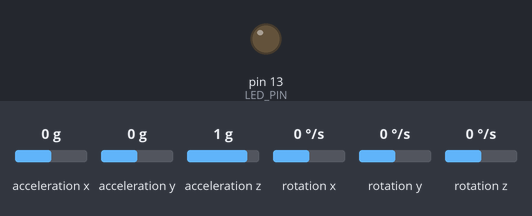
This sketch was run on a simulated Arduino Leonardo, built with avr-gcc and run on an emulated ATmega32U4. Parts: output pins drawn as LEDs (lit = HIGH). Dashed ring = blinking. The test bench sets the inputs (shaded band); at power-on: acceleration x 0 g, acceleration y 0 g, acceleration z 1 g, rotation x 0 °/s, rotation y 0 °/s, rotation z 0 °/s. What the sketch prints to the serial monitor is not drawn.

Above: at 0.1 s.
At 0.67 s:
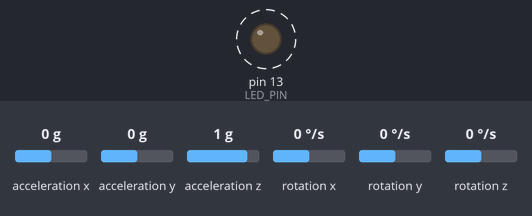
Timing chart, 0 to 3.5 s (numbered marks = the images above):
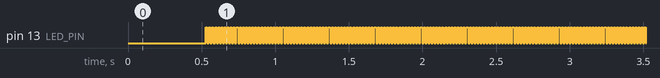

Measured:
- by itself, pin 13 (LED_PIN): alternates HIGH for 0.01 s and LOW for 0.01 s

The sketch:

MPU6050_DMP6NEU.ino
```cpp
// I2C device class (I2Cdev) demonstration Arduino sketch for MPU6050 class using DMP (MotionApps v2.0)
// 6/21/2012 by Jeff Rowberg <jeff@rowberg.net>
// Updates should (hopefully) always be available at https://github.com/jrowberg/i2cdevlib
//
// Changelog:
//      2022-01-16 - no interrupt version (for testing with quad2022 - Arduino based copter - thr)
//      2013-05-08 - added seamless Fastwire support
//                 - added note about gyro calibration
//      2012-06-21 - added note about Arduino 1.0.1 + Leonardo compatibility error
//      2012-06-20 - improved FIFO overflow handling and simplified read process
//      2012-06-19 - completely rearranged DMP initialization code and simplification
//      2012-06-13 - pull gyro and accel data from FIFO packet instead of reading directly
//      2012-06-09 - fix broken FIFO read sequence and change interrupt detection to RISING
//      2012-06-05 - add gravity-compensated initial reference frame acceleration output
//                 - add 3D math helper file to DMP6 example sketch
//                 - add Euler output and Yaw/Pitch/Roll output formats
//      2012-06-04 - remove accel offset clearing for better results (thanks Sungon Lee)
//      2012-06-01 - fixed gyro sensitivity to be 2000 deg/sec instead of 250
//      2012-05-30 - basic DMP initialization working

/* ============================================
I2Cdev device library code is placed under the MIT license
Copyright (c) 2012 Jeff Rowberg

Permission is hereby granted, free of charge, to any person obtaining a copy
of this software and associated documentation files (the "Software"), to deal
in the Software without restriction, including without limitation the rights
to use, copy, modify, merge, publish, distribute, sublicense, and/or sell
copies of the Software, and to permit persons to whom the Software is
furnished to do so, subject to the following conditions:

The above copyright notice and this permission notice shall be included in
all copies or substantial portions of the Software.

THE SOFTWARE IS PROVIDED "AS IS", WITHOUT WARRANTY OF ANY KIND, EXPRESS OR
IMPLIED, INCLUDING BUT NOT LIMITED TO THE WARRANTIES OF MERCHANTABILITY,
FITNESS FOR A PARTICULAR PURPOSE AND NONINFRINGEMENT. IN NO EVENT SHALL THE
AUTHORS OR COPYRIGHT HOLDERS BE LIABLE FOR ANY CLAIM, DAMAGES OR OTHER
LIABILITY, WHETHER IN AN ACTION OF CONTRACT, TORT OR OTHERWISE, ARISING FROM,
OUT OF OR IN CONNECTION WITH THE SOFTWARE OR THE USE OR OTHER DEALINGS IN
THE SOFTWARE.
===============================================
*/

// I2Cdev and MPU6050 must be installed as libraries, or else the .cpp/.h files
// for both classes must be in the include path of your project
#include "I2Cdev.h"

#include "MPU6050_6Axis_MotionApps20.h"
//#include "MPU6050.h" // not necessary if using MotionApps include file

// Arduino Wire library is required if I2Cdev I2CDEV_ARDUINO_WIRE implementation
// is used in I2Cdev.h
#if I2CDEV_IMPLEMENTATION == I2CDEV_ARDUINO_WIRE
    #include "Wire.h"
#endif

// class default I2C address is 0x68
// specific I2C addresses may be passed as a parameter here
// AD0 low = 0x68 (default for SparkFun breakout and InvenSense evaluation board)
// AD0 high = 0x69
MPU6050 mpu;
//MPU6050 mpu(0x69); // <-- use for AD0 high

/* =========================================================================
   NOTE: In addition to connection 3.3v, GND, SDA, and SCL, this sketch
   depends on the MPU-6050's INT pin being connected to the Arduino's
   external interrupt #0 pin. On the Arduino Uno and Mega 2560, this is
   digital I/O pin 2.
 * ========================================================================= */

/* =========================================================================
   NOTE: Arduino v1.0.1 with the Leonardo board generates a compile error
   when using Serial.write(buf, len). The Teapot output uses this method.
   The solution requires a modification to the Arduino USBAPI.h file, which
   is fortunately simple, but annoying. This will be fixed in the next IDE
   release. For more info, see these links:

   http://arduino.cc/forum/index.php/topic,109987.0.html
   http://code.google.com/p/arduino/issues/detail?id=958
 * ========================================================================= */


// uncomment "OUTPUT_READABLE_QUATERNION" if you want to see the actual
// quaternion components in a [w, x, y, z] format (not best for parsing
// on a remote host such as Processing or something though)
//#define OUTPUT_READABLE_QUATERNION

// uncomment "OUTPUT_READABLE_EULER" if you want to see Euler angles
// (in degrees) calculated from the quaternions coming from the FIFO.
// Note that Euler angles suffer from gimbal lock (for more info, see
// http://en.wikipedia.org/wiki/Gimbal_lock)
//#define OUTPUT_READABLE_EULER

// uncomment "OUTPUT_READABLE_YAWPITCHROLL" if you want to see the yaw/
// pitch/roll angles (in degrees) calculated from the quaternions coming
// from the FIFO. Note this also requires gravity vector calculations.
// Also note that yaw/pitch/roll angles suffer from gimbal lock (for
// more info, see: http://en.wikipedia.org/wiki/Gimbal_lock)
#define OUTPUT_READABLE_YAWPITCHROLL

// uncomment "OUTPUT_READABLE_REALACCEL" if you want to see acceleration
// components with gravity removed. This acceleration reference frame is
// not compensated for orientation, so +X is always +X according to the
// sensor, just without the effects of gravity. If you want acceleration
// compensated for orientation, us OUTPUT_READABLE_WORLDACCEL instead.
//#define OUTPUT_READABLE_REALACCEL

// uncomment "OUTPUT_READABLE_WORLDACCEL" if you want to see acceleration
// components with gravity removed and adjusted for the world frame of
// reference (yaw is relative to initial orientation, since no magnetometer
// is present in this case). Could be quite handy in some cases.
//#define OUTPUT_READABLE_WORLDACCEL

// uncomment "OUTPUT_TEAPOT" if you want output that matches the
// format used for the InvenSense teapot demo
//#define OUTPUT_TEAPOT


#define INTERRUPT_PIN 2  // use pin 2 on Arduino Uno & most boards
#define LED_PIN 13 // (Arduino is 13, Teensy is 11, Teensy++ is 6)
bool blinkState = false;

// MPU control/status vars
bool dmpReady = false;  // set true if DMP init was successful
uint8_t mpuIntStatus;   // holds actual interrupt status byte from MPU
uint8_t devStatus;      // return status after each device operation (0 = success, !0 = error)
uint16_t packetSize;    // expected DMP packet size (default is 42 bytes)
uint16_t fifoCount;     // count of all bytes currently in FIFO
uint8_t fifoBuffer[64]; // FIFO storage buffer

// orientation/motion vars
Quaternion q;           // [w, x, y, z]         quaternion container
VectorInt16 aa;         // [x, y, z]            accel sensor measurements
VectorInt16 aaReal;     // [x, y, z]            gravity-free accel sensor measurements
VectorInt16 aaWorld;    // [x, y, z]            world-frame accel sensor measurements
VectorFloat gravity;    // [x, y, z]            gravity vector
float euler[3];         // [psi, theta, phi]    Euler angle container
float ypr[3];           // [yaw, pitch, roll]   yaw/pitch/roll container and gravity vector

// packet structure for InvenSense teapot demo
uint8_t teapotPacket[14] = { '$', 0x02, 0,0, 0,0, 0,0, 0,0, 0x00, 0x00, '\r', '\n' };


// ================================================================
// ===               INTERRUPT DETECTION ROUTINE                ===
// ================================================================

volatile bool mpuInterrupt = false;     // indicates whether MPU interrupt pin has gone high
void dmpDataReady() {
    mpuInterrupt = true;
}


// ================================================================
// ===                      INITIAL SETUP                       ===
// ================================================================

void setup() {
    // join I2C bus (I2Cdev library doesn't do this automatically)
    #if I2CDEV_IMPLEMENTATION == I2CDEV_ARDUINO_WIRE
        Wire.begin();
        Wire.setClock(400000); // 400kHz I2C clock. Comment this line if having compilation difficulties
    #elif I2CDEV_IMPLEMENTATION == I2CDEV_BUILTIN_FASTWIRE
        Fastwire::setup(400, true);
    #endif

    // initialize serial communication
    // (115200 chosen because it is required for Teapot Demo output, but it's
    // really up to you depending on your project)
    Serial.begin(115200);
    while (!Serial); // wait for Leonardo enumeration, others continue immediately

    // NOTE: 8MHz or slower host processors, like the Teensy @ 3.3v or Ardunio
    // Pro Mini running at 3.3v, cannot handle this baud rate reliably due to
    // the baud timing being too misaligned with processor ticks. You must use
    // 38400 or slower in these cases, or use some kind of external separate
    // crystal solution for the UART timer.

    // initialize device
    Serial.println(F("Initializing I2C devices..."));
    mpu.initialize();
    //pinMode(INTERRUPT_PIN, INPUT);

    // verify connection
    Serial.println(F("Testing device connections..."));
    Serial.println(mpu.testConnection() ? F("MPU6050 connection successful") : F("MPU6050 connection failed"));

    // wait for ready
    Serial.println(F("\nSend any character to begin DMP programming and demo: "));
    //while (Serial.available() && Serial.read()); // empty buffer
    //while (!Serial.available());                 // wait for data
    //while (Serial.available() && Serial.read()); // empty buffer again

    // load and configure the DMP
    Serial.println(F("Initializing DMP..."));
    devStatus = mpu.dmpInitialize();

    // supply your own gyro offsets here, scaled for min sensitivity
    /*mpu.setXGyroOffset(220);
    mpu.setYGyroOffset(76);
    mpu.setZGyroOffset(-85);
    mpu.setZAccelOffset(1788); // 1688 factory default for my test chip
    */
    // make sure it worked (returns 0 if so)
    if (devStatus == 0) {
        // turn on the DMP, now that it's ready
        Serial.println(F("Enabling DMP..."));
        mpu.setDMPEnabled(true);

        // enable Arduino interrupt detection
        Serial.println(F("Enabling interrupt detection (Arduino external interrupt 0)..."));
        //attachInterrupt(digitalPinToInterrupt(INTERRUPT_PIN), dmpDataReady, RISING);
        //mpuIntStatus = mpu.getIntStatus();

        // set our DMP Ready flag so the main loop() function knows it's okay to use it
        Serial.println(F("DMP ready! Waiting for first interrupt..."));
        dmpReady = true;

        // get expected DMP packet size for later comparison
        packetSize = mpu.dmpGetFIFOPacketSize();
    } else {
        // ERROR!
        // 1 = initial memory load failed
        // 2 = DMP configuration updates failed
        // (if it's going to break, usually the code will be 1)
        Serial.print(F("DMP Initialization failed (code "));
        Serial.print(devStatus);
        Serial.println(F(")"));
    }

    // configure LED for output
    pinMode(LED_PIN, OUTPUT);
}


// ================================================================
// ===                    MAIN PROGRAM LOOP                     ===
// ================================================================

void loop() {
    // if programming failed, don't try to do anything
    if (!dmpReady) return;


        // Clear the buffer so as we can get fresh values

        mpu.resetFIFO();

        // The sensor is running a lot faster than our sample period
        while (fifoCount < packetSize) fifoCount = mpu.getFIFOCount();

        // read a packet from FIFO
        mpu.getFIFOBytes(fifoBuffer, packetSize);

        // track FIFO count here in case there is > 1 packet available
        // (this lets us immediately read more without waiting for an interrupt)
        fifoCount -= packetSize;

        #ifdef OUTPUT_READABLE_QUATERNION
            // display quaternion values in easy matrix form: w x y z
            mpu.dmpGetQuaternion(&q, fifoBuffer);
            Serial.print("quat\t");
            Serial.print(q.w);
            Serial.print("\t");
            Serial.print(q.x);
            Serial.print("\t");
            Serial.print(q.y);
            Serial.print("\t");
            Serial.println(q.z);
        #endif

        #ifdef OUTPUT_READABLE_EULER
            // display Euler angles in degrees
            mpu.dmpGetQuaternion(&q, fifoBuffer);
            mpu.dmpGetEuler(euler, &q);
            Serial.print("euler\t");
            Serial.print(euler[0] * 180/M_PI);
            Serial.print("\t");
            Serial.print(euler[1] * 180/M_PI);
            Serial.print("\t");
            Serial.println(euler[2] * 180/M_PI);
        #endif

        #ifdef OUTPUT_READABLE_YAWPITCHROLL
            // display Euler angles in degrees
            mpu.dmpGetQuaternion(&q, fifoBuffer);
            mpu.dmpGetGravity(&gravity, &q);
            mpu.dmpGetYawPitchRoll(ypr, &q, &gravity);
            //Serial.print("ypr\t");
            Serial.print(ypr[0] * 180/M_PI);
            Serial.print(",");
            Serial.print(ypr[1] * 180/M_PI);
            Serial.print(",");
            Serial.println(ypr[2] * 180/M_PI);
        #endif

        #ifdef OUTPUT_READABLE_REALACCEL
            // display real acceleration, adjusted to remove gravity
            mpu.dmpGetQuaternion(&q, fifoBuffer);
            mpu.dmpGetAccel(&aa, fifoBuffer);
            mpu.dmpGetGravity(&gravity, &q);
            mpu.dmpGetLinearAccel(&aaReal, &aa, &gravity);
            Serial.print("areal\t");
            Serial.print(aaReal.x);
            Serial.print("\t");
            Serial.print(aaReal.y);
            Serial.print("\t");
            Serial.println(aaReal.z);
        #endif

        #ifdef OUTPUT_READABLE_WORLDACCEL
            // display initial world-frame acceleration, adjusted to remove gravity
            // and rotated based on known orientation from quaternion
            mpu.dmpGetQuaternion(&q, fifoBuffer);
            mpu.dmpGetAccel(&aa, fifoBuffer);
            mpu.dmpGetGravity(&gravity, &q);
            mpu.dmpGetLinearAccel(&aaReal, &aa, &gravity);
            mpu.dmpGetLinearAccelInWorld(&aaWorld, &aaReal, &q);
            Serial.print("aworld\t");
            Serial.print(aaWorld.x);
            Serial.print("\t");
            Serial.print(aaWorld.y);
            Serial.print("\t");
            Serial.println(aaWorld.z);
        #endif

        #ifdef OUTPUT_TEAPOT
            // display quaternion values in InvenSense Teapot demo format:
            teapotPacket[2] = fifoBuffer[0];
            teapotPacket[3] = fifoBuffer[1];
            teapotPacket[4] = fifoBuffer[4];
            teapotPacket[5] = fifoBuffer[5];
            teapotPacket[6] = fifoBuffer[8];
            teapotPacket[7] = fifoBuffer[9];
            teapotPacket[8] = fifoBuffer[12];
            teapotPacket[9] = fifoBuffer[13];
            Serial.write(teapotPacket, 14);
            teapotPacket[11]++; // packetCount, loops at 0xFF on purpose
        #endif

        // blink LED to indicate activity
        blinkState = !blinkState;
        digitalWrite(LED_PIN, blinkState);

}
```
